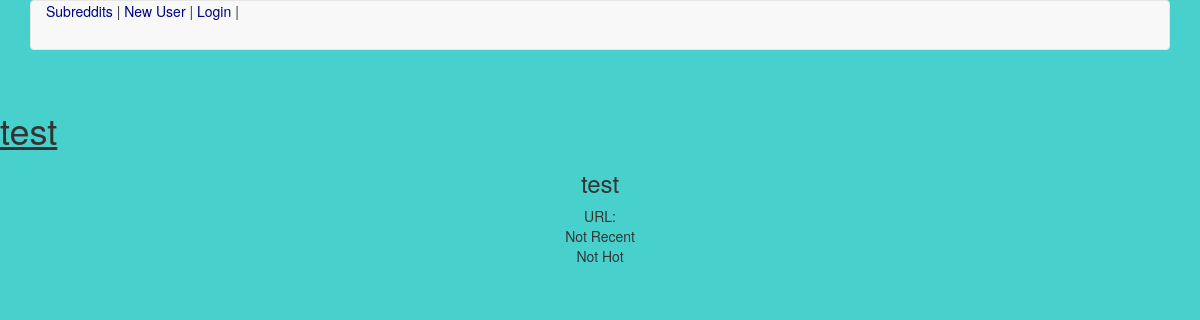
The app's page /post/36/, older data.
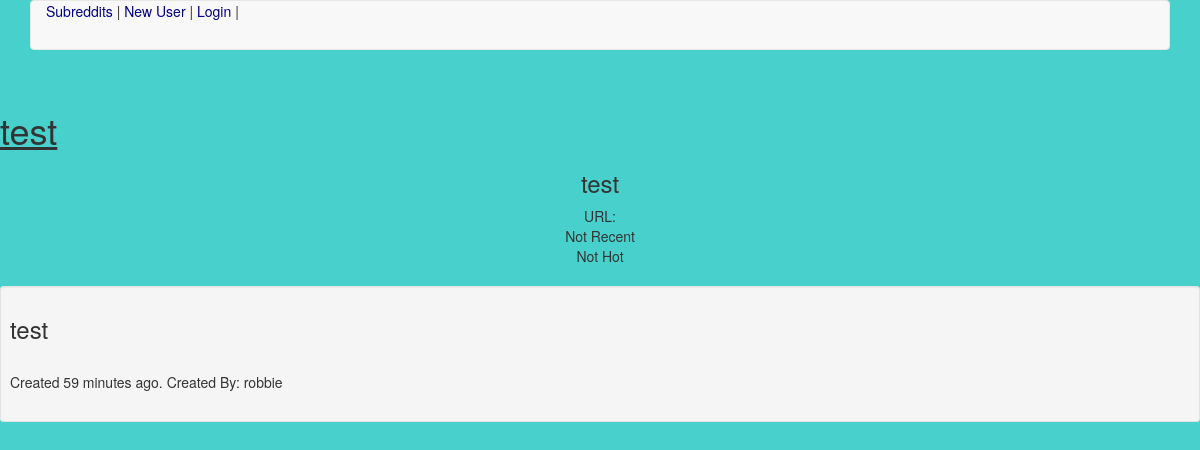
The same page, newer data.
### app/models.py (models this page shows)
class Comment(models.Model):
    comment = models.CharField(max_length=255)
    comment_created = models.DateTimeField(auto_now_add=True)
    comment_edit = models.DateTimeField(auto_now=True)
    comment_user = models.ForeignKey(User)
    comment_post = models.ForeignKey(Post)
    def __str__(self):
        return self.comment

### app/views.py (the view)
# urls.py: url(r'^post/(?P<pk>\d+)/$', PostDetailView.as_view(), name="post_detail_view"),
class PostDetailView(DetailView):
    model = Post

### app/models.py (called while the page is built)
    def __str__(self):
        return self.title

    def is_recent(self):
        last_day = datetime.now() - timedelta(days=1)
        if Post.objects.filter(post_created__gte=last_day):
            return "Recent"
        else:
            return "Not Recent"

    def is_hot(self):
        past_hour = datetime.now() - timedelta(hours=3)
        if Comment.objects.filter(comment_post=self).filter(comment_edit__gt=past_hour).count() > 3:
            return "Hot"
        else:
            return "Not Hot"

    def get_comment(self):
        return Comment.objects.filter(comment_post=self)

### templates/app/post_detail.html (shortened to what this page needs)
{% extends 'base.html' %}
{% block content %}
  </div>
<br>
<h1 class="obj_title">{{ object }}</h1>
<h3 class="new_title">{{ object.post_description }}</h3>
  <div class="new_title">
    URL: <a href="{{ object.url_page }}">{{ object.url_page }}</a><br>
    {{ object.is_recent }}<br>
    {{ object.is_hot }}<br><br>
  </div>
{% for comment in object.get_comment %}
  <div class="well well-sm">
      <h3>{{ comment }}</h3><br>
      Created {{ comment.comment_created|timesince }} ago.
      Created By: {{ comment.comment_user }} <br> <br>
  </div>
{% endfor %}
{% endblock %}

Row changes from the older to the newer data that the page shows:
added Comment: comment "test", comment_created "59 minutes", comment_user "robbie"
